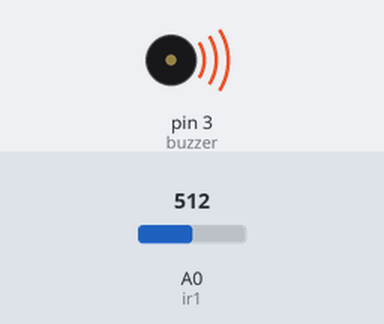
Bench run of a sketch on a simulated Arduino Uno, built with avr-gcc and run on an emulated ATmega328P. On the bench: buzzer (waves = sounding, pin HIGH). The test bench sets the inputs (shaded band); at power-on: A0 (ir1) = 512.

Above: at 1.0 s.
At 2.2 s:
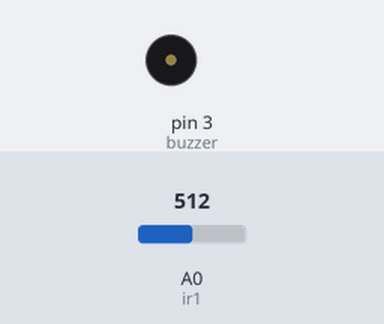
Timing chart, 0 to 3.5 s (numbered marks = the images above):
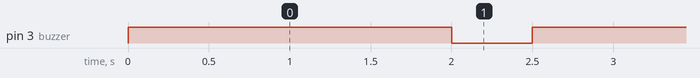

Measured:
- by itself, pin 3 (buzzer): alternates HIGH for 1.0 s and LOW for 0.50 s

The sketch:

wheel_alert.ino
```cpp
int buzzer = 3;
int ir1=A0;
int ir2=A1;
unsigned long time_start, time_counter;
const int object_distance=200;
void setup ()
{
  pinMode (buzzer, OUTPUT) ;
  time_start=millis();
  digitalWrite (buzzer, HIGH);
}
void loop ()
{
  if (analogRead(ir1)>object_distance || analogRead(ir2)>object_distance)
  {
    time_counter=millis();
    if (time_counter-time_start>=2000)
    {
      digitalWrite (buzzer, LOW);
      delay (500) ;
      digitalWrite (buzzer, HIGH);
      delay (1000) ;
    }
  }
  else
  {
    time_start=millis();
    digitalWrite (buzzer, HIGH);
  }
}
```
